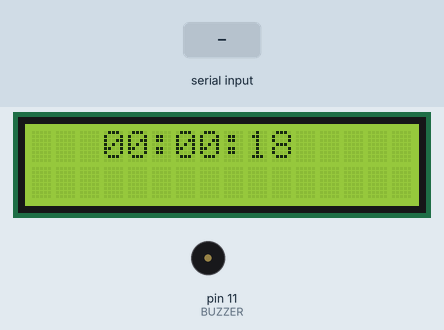
Simulated run of this sketch. Board: Arduino Leonardo, built with avr-gcc and run on an emulated ATmega32U4. On the bench: 16×2 character LCD, buzzer (waves = sounding, pin HIGH). The inputs (shaded band) are chosen by the test bench. What the sketch prints to the serial monitor is not drawn.

Above: at 1.2 s.
1.3 s: "A90\n" received over Serial
At 1.8 s:
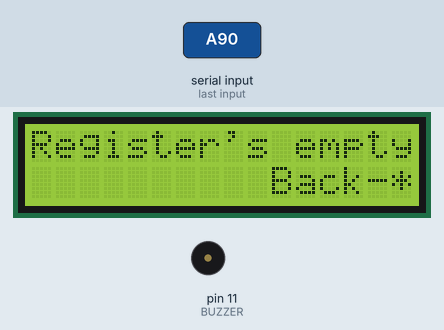
2.8 s: "*" received over Serial
At 4.2 s:
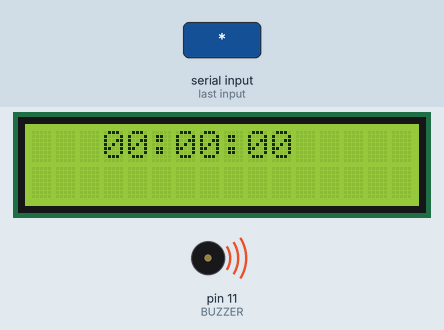
5.4 s: "pin_#" received over Serial
At 8.2 s:
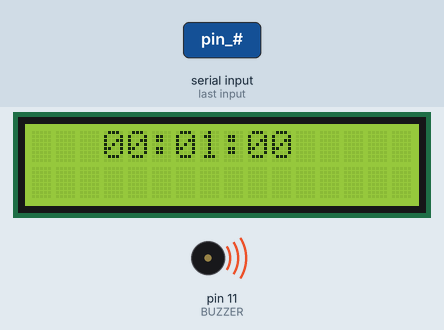
8.4 s: "A,45\n" received over Serial
At 9.6 s:
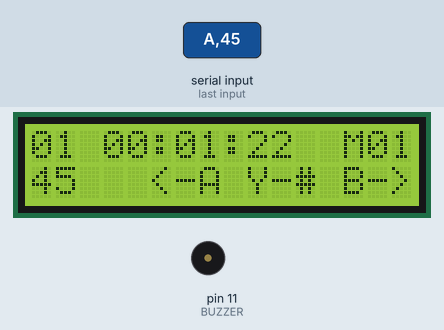
9.9 s: "#" received over Serial
At 10.3 s:
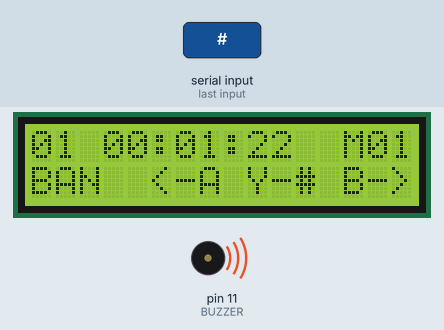
Timing chart, 0 to 12.9 s (numbered marks = the images above; inputs shaded):
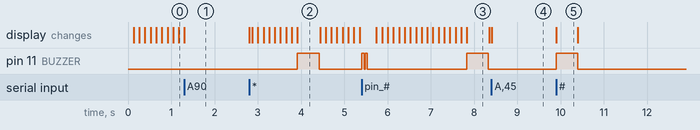

Measured:
- after the input at 1.3 s, the display: changes at once (image 1)
- after the input at 2.8 s, pin 11 (BUZZER): LOW → HIGH after 1.1 s, → LOW 0.50 s later; the display: first changes at once (image 2 shows a later state)
- after the input at 8.4 s, the display: changes at once (image 4)
- after the input at 9.9 s, pin 11 (BUZZER): LOW → HIGH at once, → LOW 0.50 s later; the display: changes at once (image 5)
- what the display in image 2 shows lasts 0.5 s, from 3.9 s to 4.4 s

The sketch:

stopwatch.ino
```cpp
#include <Arduino.h>
#include <LiquidCrystal.h>

#define C0 37
#define C1 36
#define C2 35
#define C3 34
#define C4 33
#define C5 32
#define C6 31
#define C7 30

#define RS 5
#define RW 6
#define E 7

#define BUZZER 11 // signal

#define SHORT_SIGNAL_DELAY 50
#define LONG_SIGNAL_DELAY 500
#define INTERMEDIATE_VALUES 60

LiquidCrystal lcd(RS, RW, E, C0, C1, C2, C3, C4, C5, C6, C7);

bool isSignalBeep = false;
bool stop = false;


struct Time
{
  uint8_t hour, minute, second;
};
Time time = {0, 0, 0};

Time memoryRegister[INTERMEDIATE_VALUES];

uint8_t sizeOfMemoryRegister = 0;

inline void stopwatch(const Time &time);
ISR(TIMER4_COMPA_vect)
{
  if (!stop)
  {
    if (++time.second == 60)
    {
      time.second = 0;
      if (++time.minute == 60)
      {
        time.minute = 0;
        if (++time.hour == 24)
          time.hour = 0;
      }
    }

    if (time.second == 0)
    {
      isSignalBeep = true;
    }
  }
}

void sendTime(){
  Serial.print(time.hour);
  Serial.print(":");
  Serial.print(time.minute);
  Serial.print(":");
  Serial.print(time.second);
  }


inline void buttonA();
inline void buttonB(uint8_t &recentTimeSavedId);
inline void buttonC();
inline void buttonD();

bool isApply(String data);

inline void shortSignal();
inline void longSignal();
inline void doubleShortSignal();

inline bool checkId(const uint8_t &index);
inline void resetMemoryRegister();
inline void saveToMemoryRegister();

void setup()
{
  Serial.begin(9600);
  noInterrupts();

  pinMode(BUZZER, OUTPUT);
  lcd.begin(16, 2);

//T4 settings of timer, частота
  TCCR4A = WGM10;
  TCCR4B = (1 << WGM12) | (1 << CS12) | (1 << CS10);
  TIMSK4 = (1 << OCIE4A);
  OCR4A = 0x3D08;


  interrupts();
}

void loop()
{
    char data = Serial.read();
    if(data != 'A'){
      stopwatch(time);
      }

  if(data == 'A'){
    shortSignal;
    buttonA();
}

  if(data == 'C'){
    shortSignal;
    buttonC();}

  if(data == 'D'){
    shortSignal;
    buttonD();}

  if(data == '*'){
    shortSignal;
    resetMemoryRegister();}

  if(data == '#'){
    shortSignal;
    saveToMemoryRegister();
    delay(200);
    sendTime();
    }

  if (isSignalBeep)
  {
    longSignal();
    isSignalBeep = false;
  }

}


inline void resetMemoryRegister()
{
  sizeOfMemoryRegister = 0;
  doubleShortSignal();
}


inline void saveToMemoryRegister()
{
  if ((sizeOfMemoryRegister + 1) <= INTERMEDIATE_VALUES)
  {
    memoryRegister[++sizeOfMemoryRegister - 1] = time;
    doubleShortSignal();
  }
  else
  {
    longSignal();
  }
}

inline void buttonA()
{
  lcd.clear();
  if (sizeOfMemoryRegister > 0)
  {
    uint8_t input[2];
    uint8_t inputSize = 0;
    uint8_t recentTimeSavedId = 0;
    lcd.setCursor(0, 0);
    lcd.print("0");
    lcd.print(recentTimeSavedId + 1);
    lcd.setCursor(3, 0);
    stopwatch(memoryRegister[recentTimeSavedId]);
    lcd.setCursor(13, 0);
    lcd.print("M");
    if (sizeOfMemoryRegister < 10)
    {
      lcd.print("0");
    }
    lcd.print(sizeOfMemoryRegister);
    lcd.setCursor(5, 1);
    lcd.print("<-A Y-# B->");
    lcd.setCursor(0, 1);


    while (true)
    {
        char currentButton = Serial.read();

        if (currentButton == 'A')
        {
          shortSignal;
          lcd.clear();
          break;
        }
        else if (currentButton == 'A')
        {
          shortSignal;
          buttonB(recentTimeSavedId);
        }
        else if (currentButton == '#')
        {
          shortSignal;
          if (inputSize == 0)
          {
            lcd.setCursor(0, 1);
            lcd.print("BAN");
            longSignal();
            lcd.setCursor(0, 1);
            lcd.print("   ");
          }
          else if (checkId(inputSize == 2 ? (input[0] * 10 + input[1] - 1) : input[0] - 1)) // переводжу символи в цілі числа
          {
            recentTimeSavedId = inputSize == 2 ? (input[0] * 10 + input[1] - 1) : input[0] - 1;
            lcd.setCursor(0, 0);
            if (recentTimeSavedId < 10)
            {
              lcd.print("0");
            }
            lcd.print(recentTimeSavedId + 1);
            lcd.setCursor(3, 0);
            stopwatch(memoryRegister[recentTimeSavedId]);
            inputSize = 0;

            lcd.setCursor(0, 1);
            lcd.print("DONE");
            doubleShortSignal();
            delay(200);
            lcd.setCursor(0, 1);
            lcd.print("    ");
          }
          else
          {
            lcd.setCursor(0, 1);
            lcd.print("BAN");
            longSignal();
            lcd.setCursor(0, 1);
            lcd.print("   ");
            inputSize = 0;
          }
        }
        else if (int(currentButton) <= int('9') && int(currentButton) >= int('0'))
        {
          shortSignal;
          if (inputSize < 2)
          {
            lcd.setCursor(inputSize, 1);
            lcd.print(currentButton);
            inputSize++;
            input[inputSize - 1] = currentButton - '0';
          }
          else
          {
            lcd.setCursor(0, 1);
            lcd.print("BAN");
            longSignal();
            lcd.setCursor(0, 1);
            lcd.print("   ");
            inputSize = 0;
          }
        }

    }
  }
  else
  {
    lcd.print("Register's empty");

    lcd.setCursor(10, 1);
    lcd.print("Back-*");

    while (true)
    {
      char data = Serial.read();
      if (data == '*')
      {
        lcd.clear();
        break;
      }

    }

  }
}

inline void buttonB(uint8_t &recentTimeSavedId)
{
  if (checkId(recentTimeSavedId + 1))
  {
    recentTimeSavedId++;
  }
  lcd.setCursor(0, 0);
  if (recentTimeSavedId < 10)
  {
    lcd.print("0");
  }
  lcd.print(recentTimeSavedId + 1);
  stopwatch(memoryRegister[recentTimeSavedId]);
}

inline void buttonC()
{
  time = {0, 0, 0};
  stop = true;
}

inline void buttonD()
{
  Serial.print("a");
  stop = !stop;
}

inline bool checkId(const uint8_t &index)
{
  return index >= 0 && index < sizeOfMemoryRegister;
}

bool isApply(String data)
{
  lcd.setCursor(11, 1);
  lcd.print("Yes-#");

  while (true)
  {
    if (data == "pin_#")
    {
      return true;
    }
    delay(50);
  }
}

inline void shortSignal()
{
  digitalWrite(BUZZER, HIGH);
  delay(SHORT_SIGNAL_DELAY);
  digitalWrite(BUZZER, LOW);
}

inline void doubleShortSignal()
{
  digitalWrite(BUZZER, HIGH);
  delay(SHORT_SIGNAL_DELAY);
  digitalWrite(BUZZER, LOW);
  delay(SHORT_SIGNAL_DELAY / 2);
  digitalWrite(BUZZER, HIGH);
  delay(SHORT_SIGNAL_DELAY);
  digitalWrite(BUZZER, LOW);
}

inline void longSignal()
{
  digitalWrite(BUZZER, HIGH);
  delay(LONG_SIGNAL_DELAY);
  digitalWrite(BUZZER, LOW);
}

inline void stopwatch(const Time &time)
{
  lcd.setCursor(3, 0);
  if (time.hour < 10)
    lcd.print("0");
  lcd.print(time.hour);
  lcd.print(":");
  if (time.minute < 10)
    lcd.print("0");
  lcd.print(time.minute);
  lcd.print(":");
  if (time.second < 10)
    lcd.print("0");
  lcd.print(time.second);
}
```
